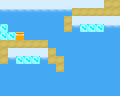

Rendered tile map (Tiled .tmx) drawn with the repository's tilesets; below, a short description and the full map source, tile grids included:
An orthogonal 15x12 tile map with 8x8 px tiles, 1 tile layer (Tile Layer 1).

<map version="1.10" tiledversion="1.11.2" orientation="orthogonal" renderorder="right-down" width="15" height="12" tilewidth="8" tileheight="8" infinite="0" nextlayerid="2" nextobjectid="1">
 <tileset firstgid="1" source="jnb_tileset.tsx" />
 <layer id="1" name="Tile Layer 1" width="15" height="12">
  <data encoding="csv">
2,2,2,2,2,2,2,2,2,2,2,2,2,1,1,
5,5,5,5,5,5,5,5,5,1,1,1,1,1,1,
4,4,4,4,4,4,4,4,1,2,2,2,2,2,2,
6,4,4,4,4,4,4,4,1,5,6,6,6,5,5,
6,6,3,4,4,4,4,4,4,4,4,4,4,4,4,
1,1,1,1,1,1,4,4,4,4,4,4,4,4,4,
1,2,2,2,2,2,1,4,4,4,4,4,4,4,4,
1,5,6,6,6,5,1,1,4,4,4,4,4,4,4,
4,4,4,4,4,4,4,1,4,4,4,4,4,4,4,
4,4,4,4,4,4,4,4,4,4,4,4,4,4,4,
4,4,4,4,4,4,4,4,4,4,4,4,4,4,4,
4,4,4,4,4,4,4,4,4,4,4,4,4,4,4
</data>
 </layer>
</map>